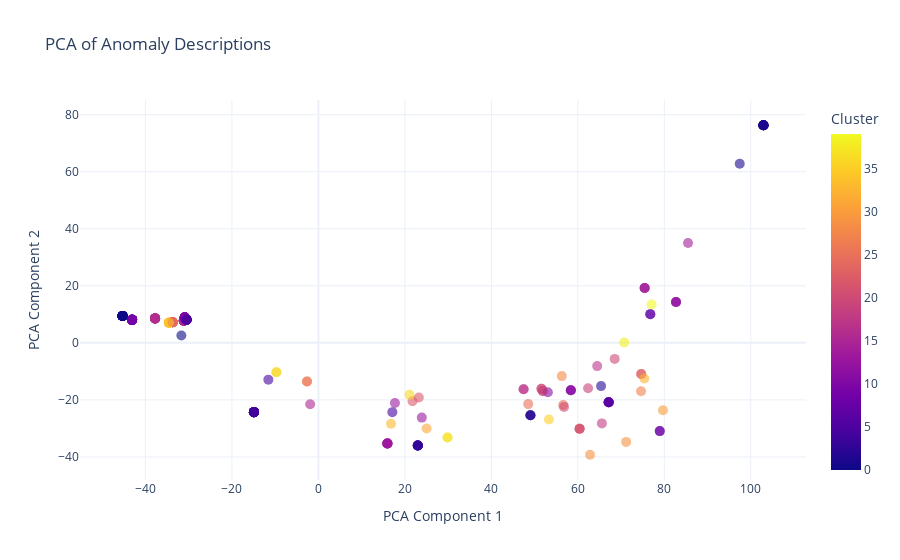

Notebook cell for this chart:
### Code cell
data = {
    'PCA1': pca_result[:, 0],
    'PCA2': pca_result[:, 1],
    'Description': signals,
    'Cluster': clusters
}

# Create the interactive plot using Plotly
fig = px.scatter(data, x='PCA1', y='PCA2',
                 hover_name='Description',
                 color='Cluster',
                 title='PCA of Anomaly Descriptions')

fig.update_traces(marker=dict(size=10, opacity=0.6))

# Customize layout for better readability
fig.update_layout(
    hovermode='closest',
    title='PCA of Anomaly Descriptions',
    xaxis_title='PCA Component 1',
    yaxis_title='PCA Component 2',
    template='plotly_white'
)

# Show the interactive plot
fig.show()

### Figure 1 — Plotly figure (JSON) as saved in the notebook; plotly's stock layout.template omitted (floating-point values rounded to 4 significant figures; data arrays with more than 128 entries replaced by an {"elided": "..."} marker saying what was removed)
{"data": [{"hovertemplate": "<b>%{hovertext}</b><br><br>PCA1=%{x}<br>PCA2=%{y}<br>Cluster=%{marker.color}<extra></extra>", "hovertext": {"elided": "234 str values"}, "legendgroup": "", "marker": {"color": {"elided": "234 int values"}, "coloraxis": "coloraxis", "opacity": 0.6, "size": 10, "symbol": "circle"}, "mode": "markers", "name": "", "orientation": "v", "showlegend": false, "type": "scatter", "x": {"elided": "234 float values"}, "xaxis": "x", "y": {"elided": "234 float values"}, "yaxis": "y"}], "layout": {"autosize": true, "coloraxis": {"colorbar": {"title": {"text": "Cluster"}}, "colorscale": [[0, "#0d0887"], [0.1111, "#46039f"], [0.2222, "#7201a8"], [0.3333, "#9c179e"], [0.4444, "#bd3786"], [0.5556, "#d8576b"], [0.6667, "#ed7953"], [0.7778, "#fb9f3a"], [0.8889, "#fdca26"], [1, "#f0f921"]]}, "hovermode": "closest", "legend": {"tracegroupgap": 0}, "title": {"text": "PCA of Anomaly Descriptions"}, "xaxis": {"anchor": "y", "autorange": true, "domain": [0, 1], "range": [-54.49, 112.1], "title": {"text": "PCA Component 1"}, "type": "linear"}, "yaxis": {"anchor": "x", "autorange": true, "domain": [0, 1], "range": [-51.04, 88.09], "title": {"text": "PCA Component 2"}, "type": "linear"}}}
